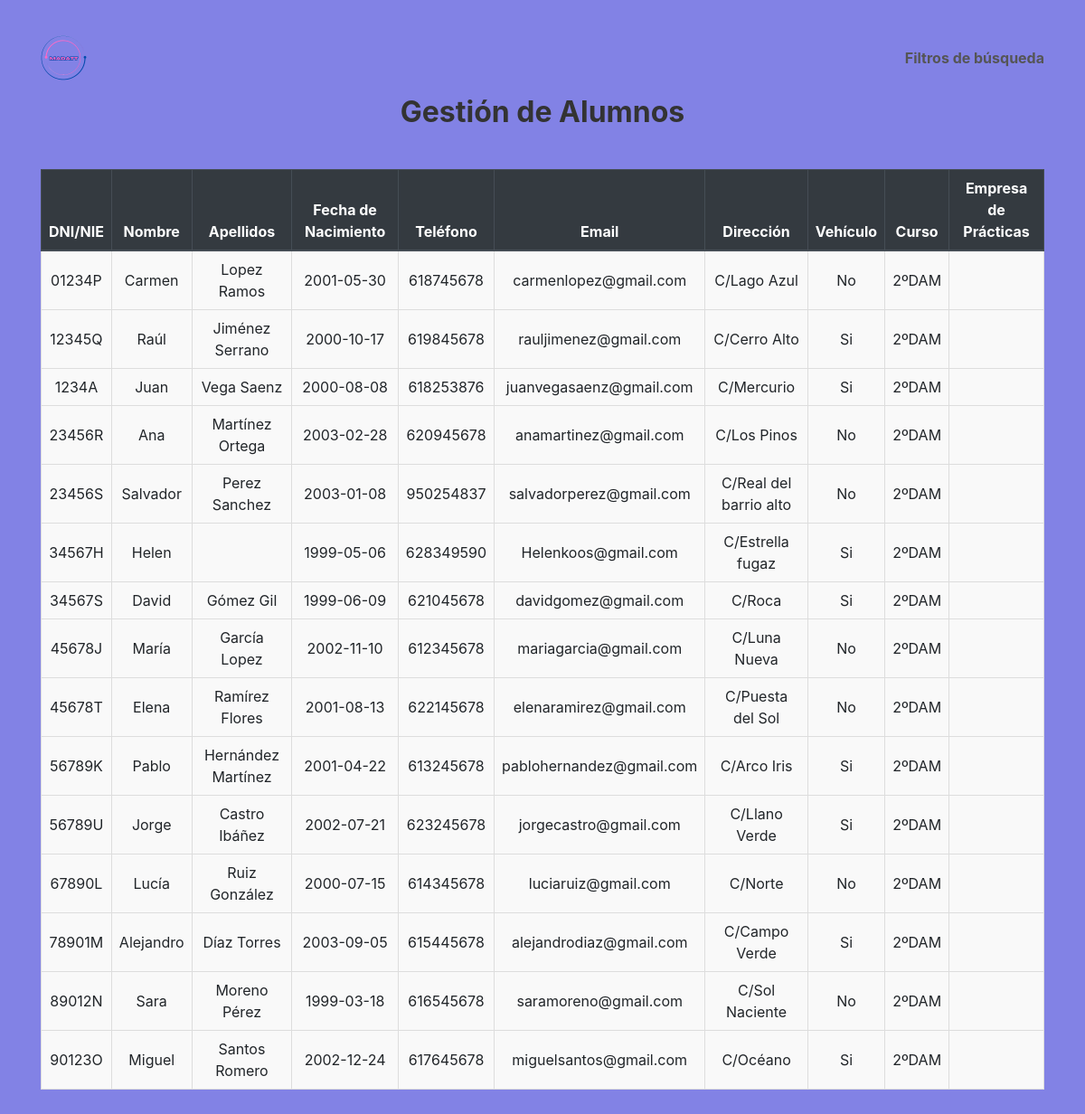
Page /code/alumnos.php on the committed database.
### tables this page shows
CREATE TABLE alumnos (
	dni_nie char(9) PRIMARY KEY,
	nombre VARCHAR(100) not null,
	apellido1 VARCHAR(100) not null,
	apellido2 VARCHAR(100),
	fecha_nacimiento DATE,
	telefono VARCHAR(50),
	email VARCHAR(255),
	direccion VARCHAR(255),
	vehiculo ENUM('Si','No'),
	curso CHAR(6),
	dni_tutor CHAR(9),
	id_empresa int UNSIGNED,
	FOREIGN KEY (id_empresa) REFERENCES empresas(id),
	FOREIGN KEY (dni_tutor) REFERENCES profesores(dni_nie) ON DELETE SET NULL ON UPDATE CASCADE
);

### code/alumnos.php (the view, shortened to what this page needs)
<?php
require 'conexion.php';
$query = "SELECT alumnos.dni_nie, alumnos.nombre,
    CONCAT(alumnos.apellido1, ' ', alumnos.apellido2) AS apellidos,
    alumnos.fecha_nacimiento, alumnos.telefono, alumnos.email, alumnos.direccion,
    alumnos.vehiculo, alumnos.curso, empresas.nombre_comercial AS empresa_nombre
          FROM alumnos
          LEFT JOIN empresas ON alumnos.id_empresa = empresas.id";
$result = $mysqli->query($query);
?>
<!DOCTYPE html>
<html lang="es">
<head>
    <link rel="stylesheet" href="https://stackpath.bootstrapcdn.com/bootstrap/4.5.2/css/bootstrap.min.css">
    <link rel="stylesheet" href="alumno.css">
</head>
<body>
    <div class="container container-alumnos my-4">
        <header class="d-flex justify-content-between align-items-center mb-3">
            <img src="logo.png" alt="logo" style="height: 50px;">
            <div class="busqueda">Filtros de búsqueda</div>
        </header>
        <h1 class="page-title text-center mb-4">Gestión de Alumnos</h1>
        <div class="table-responsive">
            <table class="table table-hover table-alumnos">
                <thead class="thead-dark">
                    <tr>
                        <th>DNI/NIE</th>
                        <th>Nombre</th>
                        <th>Apellidos</th>
                        <th>Fecha de Nacimiento</th>
                        <th>Teléfono</th>
                        <th>Email</th>
                        <th>Dirección</th>
                        <th>Vehículo</th>
                        <th>Curso</th>
                        <th>Empresa de Prácticas</th>
                    </tr>
                </thead>
                <tbody>
                    <?php if ($result->num_rows > 0): ?>
                        <?php while ($alumno = $result->fetch_assoc()): ?>
                            <tr>
                                <td><?php echo htmlspecialchars($alumno['dni_nie']); ?></td>
                                <td><?php echo htmlspecialchars($alumno['nombre']); ?></td>
                                <td><?php echo htmlspecialchars($alumno['apellidos']); ?></td>
                                <td><?php echo htmlspecialchars($alumno['fecha_nacimiento']); ?></td>
                                <td><?php echo htmlspecialchars($alumno['telefono']); ?></td>
                                <td><?php echo htmlspecialchars($alumno['email']); ?></td>
                                <td><?php echo htmlspecialchars($alumno['direccion']); ?></td>
                                <td><?php echo htmlspecialchars($alumno['vehiculo']); ?></td>
                                <td><?php echo htmlspecialchars($alumno['curso']); ?></td>
                                <td><?php echo htmlspecialchars($alumno['empresa_nombre']); ?></td>
                            </tr>
                        <?php endwhile; ?>
                    <?php else: ?>
                        <tr><td colspan="10" class="text-center">No hay alumnos registrados.</td></tr>
                    <?php endif; ?>
                </tbody>
            </table>
        </div>
    </div>
</body>
</html>

### code/alumno.css (style rules this page uses)
body { background-color: #8282e5; }
.container-alumnos { padding: 15px; }
header { display: flex; justify-content: space-between; align-items: center; margin-bottom: 20px; background-color: #8282e5; }
header img { height: 50px; }
header .busqueda { font-size: 16px; font-weight: bold; color: #555; }
.page-title { text-align: center; font-size: 2em; font-weight: bold; color: #333; margin-bottom: 20px; }
.table-alumnos { margin-top: 20px; border-collapse: collapse; width: 100%; overflow-x: auto; }
.table-alumnos th, .table-alumnos td { text-align: center; vertical-align: middle; padding: 8px; border: 1px solid #ddd; }
.table-alumnos thead th { background-color: #343a40; color: #fff; font-weight: bold; }
.table-alumnos tbody tr:nth-child(odd) { background-color: #f9f9f9; }
.table-alumnos tbody tr:nth-child(even) { background-color: #f9f9f9; }

### rows in the picture
alumnos: dni_nie "01234P", nombre "Carmen", apellidos "Lopez Ramos", fecha_nacimiento "2001-05-30", telefono "618745678", email "carmenlopez@gmail.com", direccion "C/Lago Azul", vehiculo "No", curso "2ºDAM"
alumnos: dni_nie "12345Q", nombre "Raúl", apellidos "Jiménez Serrano", fecha_nacimiento "2000-10-17", telefono "619845678", email "rauljimenez@gmail.com", direccion "C/Cerro Alto", vehiculo "Si", curso "2ºDAM"
alumnos: dni_nie "1234A", nombre "Juan", apellidos "Vega Saenz", fecha_nacimiento "2000-08-08", telefono "618253876", email "juanvegasaenz@gmail.com", direccion "C/Mercurio", vehiculo "Si", curso "2ºDAM"
alumnos: dni_nie "23456R", nombre "Ana", apellidos "Martínez Ortega", fecha_nacimiento "2003-02-28", telefono "620945678", email "anamartinez@gmail.com", direccion "C/Los Pinos", vehiculo "No", curso "2ºDAM"
alumnos: dni_nie "23456S", nombre "Salvador", apellidos "Perez Sanchez", fecha_nacimiento "2003-01-08", telefono "950254837", email "salvadorperez@gmail.com", direccion "C/Real del barrio alto", vehiculo "No", curso "2ºDAM"
alumnos: dni_nie "34567H", nombre "Helen", fecha_nacimiento "1999-05-06", telefono "628349590", email "Helenkoos@gmail.com", direccion "C/Estrella fugaz", vehiculo "Si", curso "2ºDAM"
alumnos: dni_nie "34567S", nombre "David", apellidos "Gómez Gil", fecha_nacimiento "1999-06-09", telefono "621045678", email "davidgomez@gmail.com", direccion "C/Roca", vehiculo "Si", curso "2ºDAM"
alumnos: dni_nie "45678J", nombre "María", apellidos "García Lopez", fecha_nacimiento "2002-11-10", telefono "612345678", email "mariagarcia@gmail.com", direccion "C/Luna Nueva", vehiculo "No", curso "2ºDAM"
alumnos: dni_nie "45678T", nombre "Elena", apellidos "Ramírez Flores", fecha_nacimiento "2001-08-13", telefono "622145678", email "elenaramirez@gmail.com", direccion "C/Puesta del Sol", vehiculo "No", curso "2ºDAM"
alumnos: dni_nie "56789K", nombre "Pablo", apellidos "Hernández Martínez", fecha_nacimiento "2001-04-22", telefono "613245678", email "pablohernandez@gmail.com", direccion "C/Arco Iris", vehiculo "Si", curso "2ºDAM"
alumnos: dni_nie "56789U", nombre "Jorge", apellidos "Castro Ibáñez", fecha_nacimiento "2002-07-21", telefono "623245678", email "jorgecastro@gmail.com", direccion "C/Llano Verde", vehiculo "Si", curso "2ºDAM"
alumnos: dni_nie "67890L", nombre "Lucía", apellidos "Ruiz González", fecha_nacimiento "2000-07-15", telefono "614345678", email "luciaruiz@gmail.com", direccion "C/Norte", vehiculo "No", curso "2ºDAM"
alumnos: dni_nie "78901M", nombre "Alejandro", apellidos "Díaz Torres", fecha_nacimiento "2003-09-05", telefono "615445678", email "alejandrodiaz@gmail.com", direccion "C/Campo Verde", vehiculo "Si", curso "2ºDAM"
alumnos: dni_nie "89012N", nombre "Sara", apellidos "Moreno Pérez", fecha_nacimiento "1999-03-18", telefono "616545678", email "saramoreno@gmail.com", direccion "C/Sol Naciente", vehiculo "No", curso "2ºDAM"
alumnos: dni_nie "90123O", nombre "Miguel", apellidos "Santos Romero", fecha_nacimiento "2002-12-24", telefono "617645678", email "miguelsantos@gmail.com", direccion "C/Océano", vehiculo "Si", curso "2ºDAM"
